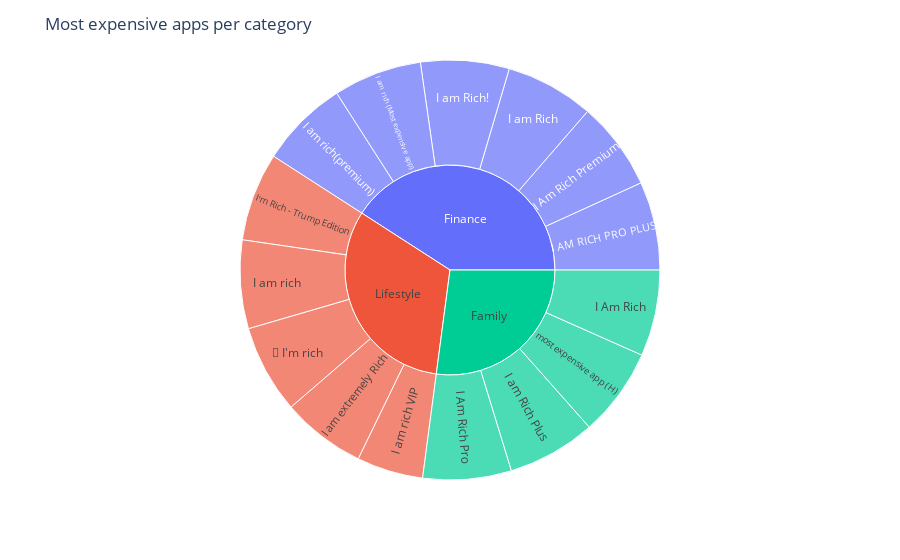

This figure's notebook cell:
### Code cell
df=cleaned_apps.sort_values(by='Price',ascending=False).head(15)
fig3=px.sunburst(df, path=['Category','App'], values='Price')
fig3.update_layout(title=' Most expensive apps per category')
fig3.show()

### Figure 1 — Plotly figure (JSON) as saved in the notebook; plotly's stock layout.template omitted (floating-point values rounded to 4 significant figures)
{"data": [{"branchvalues": "total", "domain": {"x": [0, 1], "y": [0, 1]}, "hovertemplate": "labels=%{label}<br>Price=%{value}<br>parent=%{parent}<br>id=%{id}<extra></extra>", "ids": ["Finance/I AM RICH PRO PLUS", "Family/I Am Rich", "Finance/I Am Rich Premium", "Family/I Am Rich Pro", "Finance/I am Rich", "Family/I am Rich Plus", "Finance/I am Rich!", "Lifestyle/I am extremely Rich", "Lifestyle/I am rich", "Finance/I am rich (Most expensive app)", "Lifestyle/I am rich VIP", "Finance/I am rich(premium)", "Lifestyle/I'm Rich - Trump Edition", "Family/most expensive app (H)", "Lifestyle/💎 I'm rich", "Family", "Finance", "Lifestyle"], "labels": ["I AM RICH PRO PLUS", "I Am Rich", "I Am Rich Premium", "I Am Rich Pro", "I am Rich", "I am Rich Plus", "I am Rich!", "I am extremely Rich", "I am rich", "I am rich (Most expensive app)", "I am rich VIP", "I am rich(premium)", "I'm Rich - Trump Edition", "most expensive app (H)", "💎 I'm rich", "Family", "Finance", "Lifestyle"], "name": "", "parents": ["Finance", "Family", "Finance", "Family", "Finance", "Family", "Finance", "Lifestyle", "Lifestyle", "Finance", "Lifestyle", "Finance", "Lifestyle", "Family", "Lifestyle", "", "", ""], "type": "sunburst", "values": [400.0, 390.0, 400.0, 400.0, 400.0, 400.0, 400.0, 380.0, 400.0, 400.0, 300.0, 400.0, 400, 400.0, 400.0, 1590.0, 2400.0, 1880.0]}], "layout": {"legend": {"tracegroupgap": 0}, "margin": {"t": 60}, "title": {"text": " Most expensive apps per category"}}}
